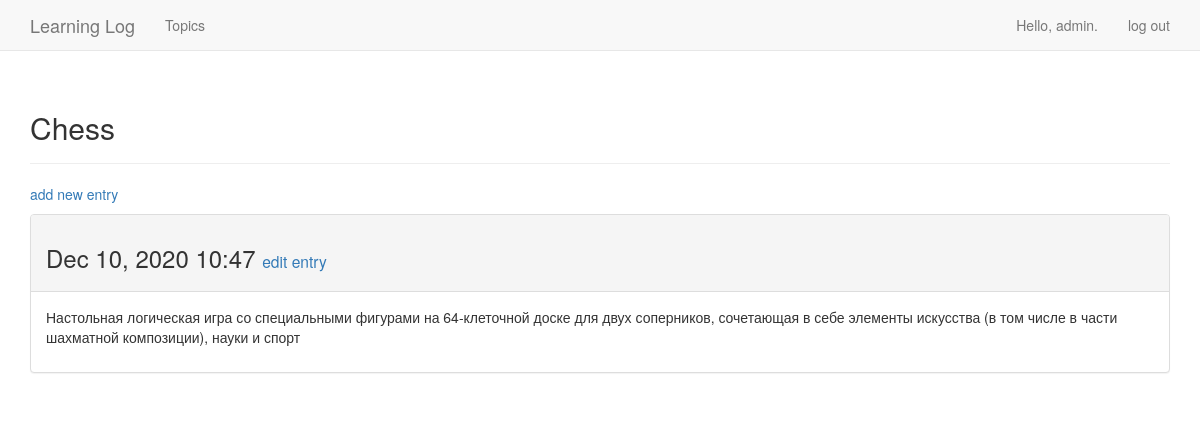
The page /topics/1/ (signed in) on the database its author committed.
### learning_logs/models.py (models this page shows, shortened)
class Topic(models.Model):
    text = models.CharField(max_length=200)
    date_added = models.DateTimeField(auto_now_add=True)
    owner = models.ForeignKey(User, on_delete=models.CASCADE)
    def __str__(self):
        return self.text

class Entry(models.Model):
    topic = models.ForeignKey(Topic, on_delete=models.CASCADE)
    text = models.TextField()
    date_added = models.DateTimeField(auto_now_add=True)
    class Meta:
        verbose_name_plural = 'entries'

### learning_logs/views.py (the view)
# urls.py: url(r'^topics/(?P<topic_id>\d+)/$', views.topic, name='topic'),
@login_required
def topic(request, topic_id):
    obj_topic = Topic.objects.get(id=topic_id)
    if obj_topic.owner != request.user:
        raise Http404
    entries = obj_topic.entry_set.order_by('-date_added')
    context = {'topic': obj_topic, 'entries': entries}
    return render(request, 'learning_logs/topic.html', context)

### learning_logs/templates/learning_logs/topic.html
{% extends 'learning_logs/base.html' %}
{% block header %}
    <h2>{{ topic }}</h2>
{% endblock header %}
{% block content %}
    <p>
        <a href="{% url 'new_entry' topic.id %}">add new entry</a>
    </p>
    {% for entry in entries %}
        <div class="panel panel-default">
            <div class="panel-heading">
                <h3>
                    {{ entry.date_added|date:'M d, Y H:i' }}
                    <small>
                        <a href="{% url 'edit_entry' entry.id %}">edit entry</a>
                    </small>
                </h3>
            </div>
            <div class="panel-body">
                {{ entry.text|linebreaks }}
            </div>
        </div>
        {% empty %}
        There are no entries for this topic yet.
    {% endfor %}
{% endblock content %}

### learning_logs/templates/learning_logs/base.html (shortened to what this page needs)
{% load bootstrap3 %}
<!DOCTYPE html>
<html lang="en">
    <head>
        {% bootstrap_css %}
    </head>
    <body>
        <nav class="navbar navbar-default navbar-static-top">
            <div class="container">
                <div class="navbar-header">
                    <a class="navbar-brand" href="{% url 'index' %}">Learning Log</a>
                </div>
                <div id="navbar" class="navbar-collapse collapse">
                    <ul class="nav navbar-nav">
                        <li><a href="{% url 'topics' %}">Topics</a></li>
                    </ul>
                    <ul class="nav navbar-nav navbar-right">
                        {% if user.is_authenticated %}
                            <li><a>Hello, {{ user.username }}.</a></li>
                            <li><a href="{% url 'logout' %}">log out</a></li>
                        {% else %}
                            <li><a href="{% url 'register' %}">register</a></li>
                            <li><a href="{% url 'login' %}">log in</a></li>
                        {% endif %}
                    </ul>
                </div>
            </div>
        </nav>
        <div class="container">
            <div class="page-header">
                {% block header %}{% endblock header %}
            </div>
            <div>
                {% block content %}{% endblock content %}
            </div>
        </div>
    </body>
</html>

### rows shown on the page
Topic: text "Chess"
Entry: date_added "Dec 10, 2020 10:47", text "Настольная логическая игра со специальными фигурами на 64-клеточной доске для двух соперников, сочетающая в себе элементы искусства (в том числе в части шахматной композиции), науки и спорт"

### other values the page prints
{{ user.username }} "admin"
